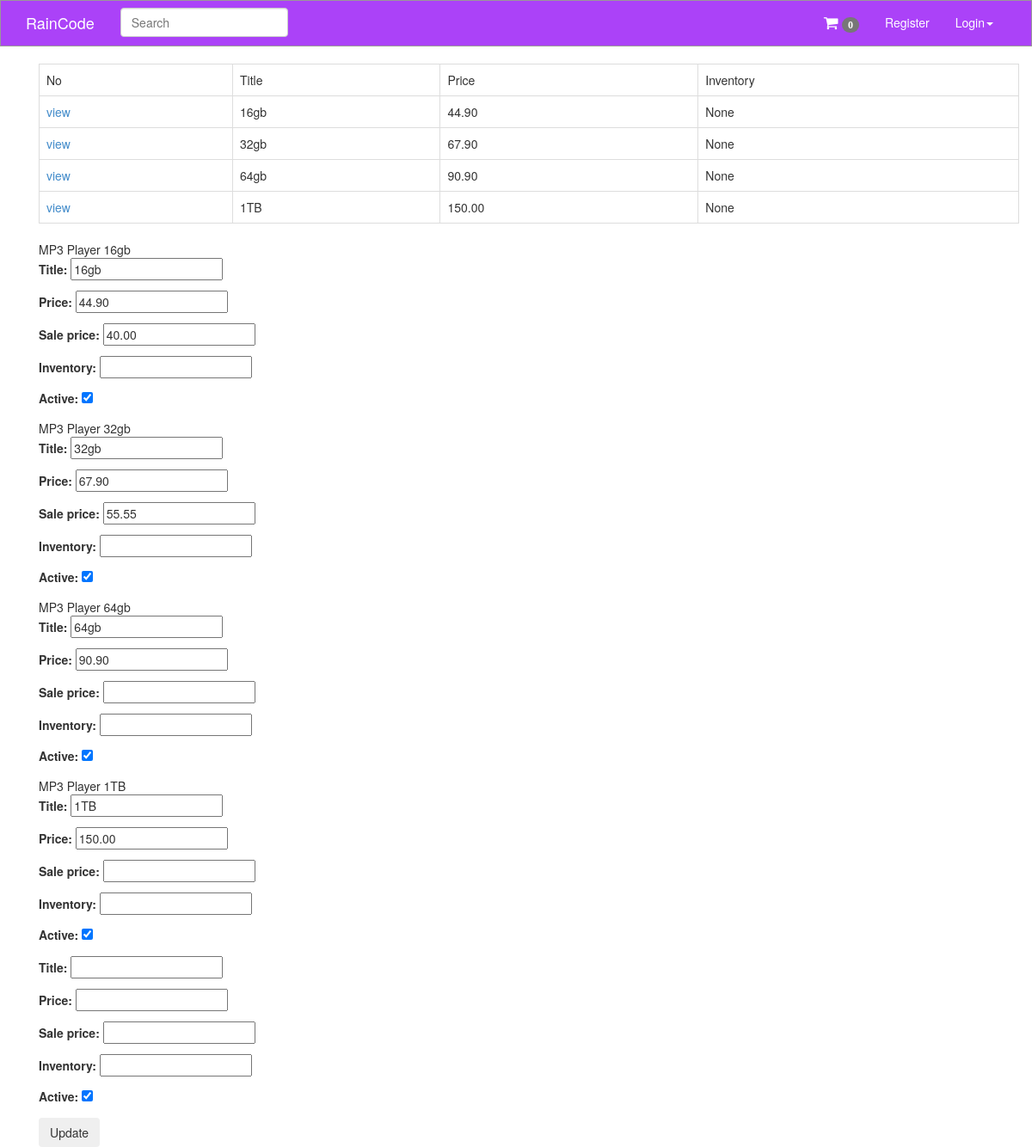
Page /products/1/inventory/ on the committed database.
### products/models.py (models this page shows, shortened)
class Variation(models.Model):
    product = models.ForeignKey(Product)
    title = models.CharField(max_length=120)
    price = models.DecimalField(decimal_places=2, max_digits=120)
    sale_price = models.DecimalField(decimal_places=2, max_digits=120, null=True, blank=True)
    active = models.BooleanField(default=True)
    inventory = models.IntegerField(null=True, blank=True)

class Product(models.Model):
    title = models.CharField(max_length=120)
    description = models.TextField(blank=True, null=True)
    price = models.DecimalField(decimal_places=2, max_digits=120)
    active = models.BooleanField(default=True)
    categories = models.ManyToManyField('Category', blank=True)
    default = models.OneToOneField('Category', related_name='default_category', blank=True, null=True)
    objects = ProductMamager()

### products/views.py (the view, shortened to what this page needs)
# urls.py: url(r'^(?P<pk>\d+)/inventory/$', VariationListView.as_view(), name='product_inventory'),
class VariationListView(ListView):
    model = Variation
    queryset = Variation.objects.all()  #Filter active product(active = True) using model manager
    def get_context_data(self,*args, **kwargs):
        context = super(VariationListView, self).get_context_data(*args, **kwargs)
        context["formset"] = VariationInventoryFormSet(queryset=self.get_queryset())
        return context
    def get_queryset(self, *args, **kwargs):
        product_pk = self.kwargs.get("pk")
        if product_pk:
            product = get_object_or_404(Product, pk=product_pk)
            querset = Variation.objects.filter(product=product)
        return querset

### products/models.py (called while the page is built)
    def active(self):
        return  self.filter(active=True)

    def get_queryset(self):
        return ProductQuerySet(self.model, using=self._db)

    def all(self, *args, **kwargs):
        return self.get_queryset().active()

### products/templates/products/variation_list.html (shortened to what this page needs)
{% extends 'base.html' %}
{% load staticfiles %}
{% block content %}
    <div class="container">
    <table class="table table-bordered">
        <tr><td>No</td><td>Title</td><td>Price</td><td>Inventory</td></tr>
    {% for object in object_list %}
        <tr>
            <td><a href="/products/{{ object.pk }}">view</a> </td>
            <td>{{ object.title }}</td>
            <td>{{ object.price }}</td>
            <td>{{ object.inventory }}</td>
        </tr>
    {% endfor %}
    </table>
    <form method="post" action="">{% csrf_token %}
        {% for form in formset %}
            {{ form.instance.product.title }}
            {{ form.instance.title }}
           {{ form.as_p }}
        {% endfor %}
        <input class="btn" type="submit" value="Update"/>
    </form>
    </div>
{% endblock %}

### rows in the picture
Variation: title "16gb", price "44.90", inventory "None", instance.product "MP3 Player", instance "16gb"
Variation: title "32gb", price "67.90", inventory "None", instance.product "MP3 Player", instance "32gb"
Variation: title "64gb", price "90.90", inventory "None", instance.product "MP3 Player", instance "64gb"
Variation: title "1TB", price "150.00", inventory "None", instance.product "MP3 Player", instance "1TB"
